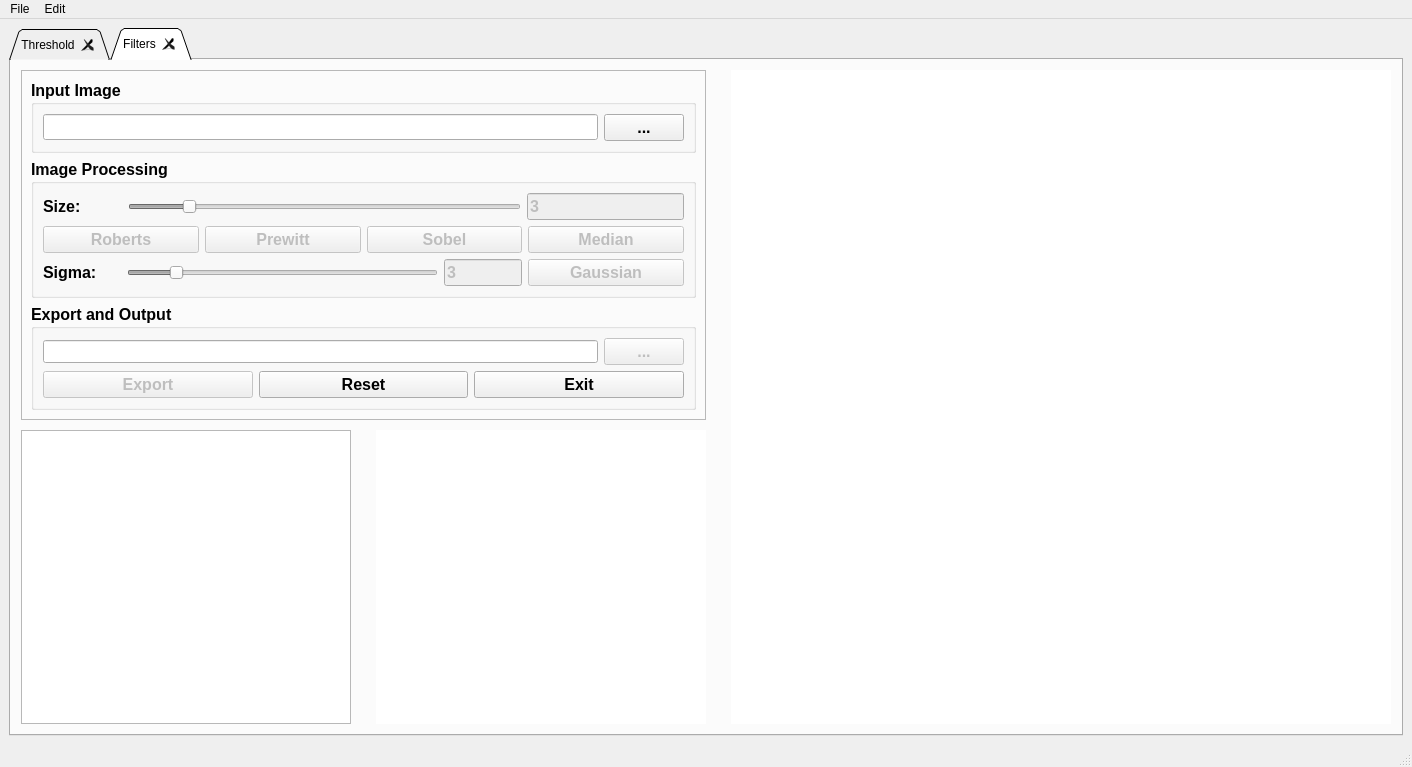
<?xml version="1.0" encoding="UTF-8"?>
<ui version="4.0">
 <class>MainWindow</class>
 <widget class="QMainWindow" name="MainWindow">
  <property name="geometry">
   <rect>
    <x>0</x>
    <y>0</y>
    <width>1412</width>
    <height>767</height>
   </rect>
  </property>
  <property name="windowTitle">
   <string>MainWindow</string>
  </property>
  <widget class="QWidget" name="centralwidget">
   <layout class="QGridLayout" name="gridLayout">
    <item row="0" column="0">
     <widget class="QTabWidget" name="tabWidget">
      <property name="tabShape">
       <enum>QTabWidget::Triangular</enum>
      </property>
      <property name="currentIndex">
       <number>1</number>
      </property>
      <property name="iconSize">
       <size>
        <width>20</width>
        <height>20</height>
       </size>
      </property>
      <property name="tabsClosable">
       <bool>true</bool>
      </property>
      <property name="movable">
       <bool>true</bool>
      </property>
      <widget class="QWidget" name="tab_threshold">
       <attribute name="title">
        <string>Threshold</string>
       </attribute>
       <layout class="QGridLayout" name="tab_threshold_layout" rowstretch="1,1" columnstretch="2,3,4">
        <property name="leftMargin">
         <number>10</number>
        </property>
        <property name="topMargin">
         <number>10</number>
        </property>
        <property name="rightMargin">
         <number>10</number>
        </property>
        <property name="bottomMargin">
         <number>10</number>
        </property>
        <property name="spacing">
         <number>10</number>
        </property>
        <item row="0" column="0" colspan="2">
         <widget class="QFrame" name="frame">
          <property name="frameShape">
           <enum>QFrame::StyledPanel</enum>
          </property>
          <property name="frameShadow">
           <enum>QFrame::Raised</enum>
          </property>
          <layout class="QVBoxLayout" name="verticalLayout_3">
           <item>
            <widget class="QGroupBox" name="groupBox">
             <property name="font">
              <font>
               <pointsize>12</pointsize>
               <weight>75</weight>
               <bold>true</bold>
              </font>
             </property>
             <property name="title">
              <string>Input Image</string>
             </property>
             <layout class="QHBoxLayout" name="horizontalLayout_6">
              <item>
               <layout class="QHBoxLayout" name="horizontalLayout_5">
                <item>
                 <widget class="QLineEdit" name="line_edit_input_path">
                  <property name="font">
                   <font>
                    <pointsize>11</pointsize>
                    <weight>50</weight>
                    <bold>false</bold>
                   </font>
                  </property>
                  <property name="readOnly">
                   <bool>true</bool>
                  </property>
                 </widget>
                </item>
                <item>
                 <widget class="QPushButton" name="pushbutton_input_path_browser">
                  <property name="text">
                   <string>...</string>
                  </property>
                 </widget>
                </item>
               </layout>
              </item>
             </layout>
            </widget>
           </item>
           <item>
            <widget class="QGroupBox" name="groupBox_2">
             <property name="font">
              <font>
               <pointsize>12</pointsize>
               <weight>75</weight>
               <bold>true</bold>
              </font>
             </property>
             <property name="title">
              <string>Image Processing</string>
             </property>
             <layout class="QVBoxLayout" name="verticalLayout">
              <item>
               <layout class="QHBoxLayout" name="horizontalLayout_4" stretch="5,1">
                <item>
                 <widget class="QSlider" name="slider_threshold">
                  <property name="enabled">
                   <bool>false</bool>
                  </property>
                  <property name="maximum">
                   <number>255</number>
                  </property>
                  <property name="value">
                   <number>50</number>
                  </property>
                  <property name="orientation">
                   <enum>Qt::Horizontal</enum>
                  </property>
                 </widget>
                </item>
                <item>
                 <widget class="QLineEdit" name="line_edit_threshold">
                  <property name="enabled">
                   <bool>false</bool>
                  </property>
                  <property name="text">
                   <string>50</string>
                  </property>
                 </widget>
                </item>
               </layout>
              </item>
              <item>
               <layout class="QHBoxLayout" name="horizontalLayout_3">
                <item>
                 <widget class="QPushButton" name="pushbutton_otsu">
                  <property name="enabled">
                   <bool>false</bool>
                  </property>
                  <property name="text">
                   <string>Otsu</string>
                  </property>
                 </widget>
                </item>
                <item>
                 <widget class="QPushButton" name="pushbutton_entropy">
                  <property name="enabled">
                   <bool>false</bool>
                  </property>
                  <property name="text">
                   <string>Entropy</string>
                  </property>
                 </widget>
                </item>
               </layout>
              </item>
             </layout>
            </widget>
           </item>
           <item>
            <widget class="QGroupBox" name="groupBox_3">
             <property name="font">
              <font>
               <pointsize>12</pointsize>
               <weight>75</weight>
               <bold>true</bold>
              </font>
             </property>
             <property name="title">
              <string>Export and Output</string>
             </property>
             <layout class="QVBoxLayout" name="verticalLayout_2">
              <item>
               <layout class="QHBoxLayout" name="horizontalLayout_2" stretch="0,0">
                <item>
                 <widget class="QLineEdit" name="line_edit_export_path">
                  <property name="font">
                   <font>
                    <pointsize>10</pointsize>
                    <weight>50</weight>
                    <bold>false</bold>
                   </font>
                  </property>
                  <property name="readOnly">
                   <bool>true</bool>
                  </property>
                 </widget>
                </item>
                <item>
                 <widget class="QPushButton" name="pushbutton_export_path_browser">
                  <property name="enabled">
                   <bool>false</bool>
                  </property>
                  <property name="text">
                   <string>...</string>
                  </property>
                 </widget>
                </item>
               </layout>
              </item>
              <item>
               <layout class="QHBoxLayout" name="horizontalLayout">
                <item>
                 <widget class="QPushButton" name="pushbutton_export">
                  <property name="enabled">
                   <bool>false</bool>
                  </property>
                  <property name="text">
                   <string>Export</string>
                  </property>
                 </widget>
                </item>
                <item>
                 <widget class="QPushButton" name="pushbutton_reset">
                  <property name="text">
                   <string>Reset</string>
                  </property>
                 </widget>
                </item>
                <item>
                 <widget class="QPushButton" name="pushbutton_exit">
                  <property name="text">
                   <string>Exit</string>
                  </property>
                 </widget>
                </item>
               </layout>
              </item>
             </layout>
            </widget>
           </item>
          </layout>
         </widget>
        </item>
        <item row="1" column="0">
         <widget class="QGraphicsView" name="graphics_view_source_image">
          <property name="whatsThis">
           <string>&lt;html&gt;&lt;head/&gt;&lt;body&gt;&lt;p&gt;Source image&lt;/p&gt;&lt;/body&gt;&lt;/html&gt;</string>
          </property>
          <property name="frameShape">
           <enum>QFrame::NoFrame</enum>
          </property>
          <property name="lineWidth">
           <number>1</number>
          </property>
         </widget>
        </item>
        <item row="1" column="1">
         <widget class="QChartView" name="graphics_view_histgram">
          <property name="sizePolicy">
           <sizepolicy hsizetype="Ignored" vsizetype="Ignored">
            <horstretch>0</horstretch>
            <verstretch>0</verstretch>
           </sizepolicy>
          </property>
          <property name="whatsThis">
           <string>&lt;html&gt;&lt;head/&gt;&lt;body&gt;&lt;p&gt;Histgram&lt;/p&gt;&lt;/body&gt;&lt;/html&gt;</string>
          </property>
          <property name="frameShape">
           <enum>QFrame::StyledPanel</enum>
          </property>
          <property name="frameShadow">
           <enum>QFrame::Raised</enum>
          </property>
          <property name="backgroundBrush">
           <brush brushstyle="SolidPattern">
            <color alpha="255">
             <red>255</red>
             <green>252</green>
             <blue>255</blue>
            </color>
           </brush>
          </property>
          <property name="foregroundBrush">
           <brush brushstyle="NoBrush">
            <color alpha="255">
             <red>255</red>
             <green>255</green>
             <blue>255</blue>
            </color>
           </brush>
          </property>
         </widget>
        </item>
        <item row="0" column="2" rowspan="2">
         <widget class="QGraphicsView" name="graphics_view_binary_image">
          <property name="whatsThis">
           <string>&lt;html&gt;&lt;head/&gt;&lt;body&gt;&lt;p&gt;Binary image generated by threshold segmentation, Otsu or max-Entropy methods.&lt;/p&gt;&lt;/body&gt;&lt;/html&gt;</string>
          </property>
          <property name="frameShape">
           <enum>QFrame::NoFrame</enum>
          </property>
         </widget>
        </item>
       </layout>
      </widget>
      <widget class="QWidget" name="Filters">
       <attribute name="title">
        <string>Filters</string>
       </attribute>
       <layout class="QGridLayout" name="gridLayout_2" columnstretch="2,2,4">
        <property name="leftMargin">
         <number>10</number>
        </property>
        <property name="topMargin">
         <number>10</number>
        </property>
        <property name="rightMargin">
         <number>10</number>
        </property>
        <property name="bottomMargin">
         <number>10</number>
        </property>
        <property name="horizontalSpacing">
         <number>25</number>
        </property>
        <property name="verticalSpacing">
         <number>10</number>
        </property>
        <item row="0" column="0" colspan="2">
         <widget class="QFrame" name="frame_2">
          <property name="frameShape">
           <enum>QFrame::StyledPanel</enum>
          </property>
          <property name="frameShadow">
           <enum>QFrame::Raised</enum>
          </property>
          <layout class="QVBoxLayout" name="verticalLayout_13">
           <item>
            <widget class="QGroupBox" name="groupBox_13">
             <property name="font">
              <font>
               <pointsize>12</pointsize>
               <weight>75</weight>
               <bold>true</bold>
              </font>
             </property>
             <property name="title">
              <string>Input Image</string>
             </property>
             <layout class="QHBoxLayout" name="horizontalLayout_25">
              <item>
               <layout class="QHBoxLayout" name="horizontalLayout_26">
                <item>
                 <widget class="QLineEdit" name="line_edit_input_path2">
                  <property name="font">
                   <font>
                    <pointsize>11</pointsize>
                    <weight>50</weight>
                    <bold>false</bold>
                   </font>
                  </property>
                  <property name="readOnly">
                   <bool>true</bool>
                  </property>
                 </widget>
                </item>
                <item>
                 <widget class="QPushButton" name="pushbutton_input_path_browser2">
                  <property name="text">
                   <string>...</string>
                  </property>
                 </widget>
                </item>
               </layout>
              </item>
             </layout>
            </widget>
           </item>
           <item>
            <widget class="QGroupBox" name="groupBox_14">
             <property name="font">
              <font>
               <pointsize>12</pointsize>
               <weight>75</weight>
               <bold>true</bold>
              </font>
             </property>
             <property name="title">
              <string>Image Processing</string>
             </property>
             <layout class="QVBoxLayout" name="verticalLayout_14">
              <item>
               <layout class="QHBoxLayout" name="horizontalLayout_27" stretch="1,5,2">
                <item>
                 <widget class="QLabel" name="label_filter_size">
                  <property name="text">
                   <string>Size:</string>
                  </property>
                 </widget>
                </item>
                <item>
                 <widget class="QSlider" name="slider_filter_size">
                  <property name="enabled">
                   <bool>false</bool>
                  </property>
                  <property name="minimum">
                   <number>1</number>
                  </property>
                  <property name="maximum">
                   <number>15</number>
                  </property>
                  <property name="singleStep">
                   <number>2</number>
                  </property>
                  <property name="value">
                   <number>3</number>
                  </property>
                  <property name="orientation">
                   <enum>Qt::Horizontal</enum>
                  </property>
                 </widget>
                </item>
                <item>
                 <widget class="QLineEdit" name="line_edit_filte_size">
                  <property name="enabled">
                   <bool>false</bool>
                  </property>
                  <property name="text">
                   <string>3</string>
                  </property>
                  <property name="maxLength">
                   <number>15</number>
                  </property>
                  <property name="cursorPosition">
                   <number>1</number>
                  </property>
                 </widget>
                </item>
               </layout>
              </item>
              <item>
               <layout class="QHBoxLayout" name="horizontalLayout_28" stretch="0,0,0,0">
                <item>
                 <widget class="QPushButton" name="pushbutton_roberts">
                  <property name="enabled">
                   <bool>false</bool>
                  </property>
                  <property name="text">
                   <string>Roberts</string>
                  </property>
                 </widget>
                </item>
                <item>
                 <widget class="QPushButton" name="pushbutton_prewitt">
                  <property name="enabled">
                   <bool>false</bool>
                  </property>
                  <property name="text">
                   <string>Prewitt</string>
                  </property>
                 </widget>
                </item>
                <item>
                 <widget class="QPushButton" name="pushbutton_sobel">
                  <property name="enabled">
                   <bool>false</bool>
                  </property>
                  <property name="text">
                   <string>Sobel</string>
                  </property>
                 </widget>
                </item>
                <item>
                 <widget class="QPushButton" name="pushbutton_median">
                  <property name="enabled">
                   <bool>false</bool>
                  </property>
                  <property name="text">
                   <string>Median</string>
                  </property>
                 </widget>
                </item>
               </layout>
              </item>
              <item>
               <layout class="QHBoxLayout" name="horizontalLayout_31" stretch="1,4,1,2">
                <item>
                 <widget class="QLabel" name="label_gaussian_sigma">
                  <property name="text">
                   <string>Sigma:</string>
                  </property>
                 </widget>
                </item>
                <item>
                 <widget class="QSlider" name="slider_gaussian_sigma">
                  <property name="enabled">
                   <bool>false</bool>
                  </property>
                  <property name="minimum">
                   <number>1</number>
                  </property>
                  <property name="maximum">
                   <number>15</number>
                  </property>
                  <property name="singleStep">
                   <number>2</number>
                  </property>
                  <property name="value">
                   <number>3</number>
                  </property>
                  <property name="orientation">
                   <enum>Qt::Horizontal</enum>
                  </property>
                 </widget>
                </item>
                <item>
                 <widget class="QLineEdit" name="line_edit_filte_size_2">
                  <property name="enabled">
                   <bool>false</bool>
                  </property>
                  <property name="text">
                   <string>3</string>
                  </property>
                  <property name="maxLength">
                   <number>15</number>
                  </property>
                  <property name="cursorPosition">
                   <number>1</number>
                  </property>
                 </widget>
                </item>
                <item>
                 <widget class="QPushButton" name="pushbutton_gaussian_sigma">
                  <property name="enabled">
                   <bool>false</bool>
                  </property>
                  <property name="text">
                   <string>Gaussian</string>
                  </property>
                 </widget>
                </item>
               </layout>
              </item>
             </layout>
            </widget>
           </item>
           <item>
            <widget class="QGroupBox" name="groupBox_15">
             <property name="font">
              <font>
               <pointsize>12</pointsize>
               <weight>75</weight>
               <bold>true</bold>
              </font>
             </property>
             <property name="title">
              <string>Export and Output</string>
             </property>
             <layout class="QVBoxLayout" name="verticalLayout_15">
              <item>
               <layout class="QHBoxLayout" name="horizontalLayout_29" stretch="0,0">
                <item>
                 <widget class="QLineEdit" name="line_edit_export_path2">
                  <property name="font">
                   <font>
                    <pointsize>10</pointsize>
                    <weight>50</weight>
                    <bold>false</bold>
                   </font>
                  </property>
                  <property name="readOnly">
                   <bool>true</bool>
                  </property>
                 </widget>
                </item>
                <item>
                 <widget class="QPushButton" name="pushbutton_export_path_browser2">
                  <property name="enabled">
                   <bool>false</bool>
                  </property>
                  <property name="text">
                   <string>...</string>
                  </property>
                 </widget>
                </item>
               </layout>
              </item>
              <item>
               <layout class="QHBoxLayout" name="horizontalLayout_30">
                <item>
                 <widget class="QPushButton" name="pushbutton_export2">
                  <property name="enabled">
                   <bool>false</bool>
                  </property>
                  <property name="text">
                   <string>Export</string>
                  </property>
                 </widget>
                </item>
                <item>
                 <widget class="QPushButton" name="pushbutton_reset2">
                  <property name="text">
                   <string>Reset</string>
                  </property>
                 </widget>
                </item>
                <item>
                 <widget class="QPushButton" name="pushbutton_exit_5">
                  <property name="text">
                   <string>Exit</string>
                  </property>
                 </widget>
                </item>
               </layout>
              </item>
             </layout>
            </widget>
           </item>
          </layout>
         </widget>
        </item>
        <item row="0" column="2" rowspan="2">
         <widget class="QGraphicsView" name="graphics_view_filter_image">
          <property name="whatsThis">
           <string>&lt;html&gt;&lt;head/&gt;&lt;body&gt;&lt;p&gt;Binary image generated by threshold segmentation, Otsu or max-Entropy methods.&lt;/p&gt;&lt;/body&gt;&lt;/html&gt;</string>
          </property>
          <property name="frameShape">
           <enum>QFrame::NoFrame</enum>
          </property>
         </widget>
        </item>
        <item row="1" column="0">
         <widget class="QChartView" name="graphics_view_source_image2">
          <property name="sizePolicy">
           <sizepolicy hsizetype="Ignored" vsizetype="Ignored">
            <horstretch>0</horstretch>
            <verstretch>0</verstretch>
           </sizepolicy>
          </property>
          <property name="whatsThis">
           <string>&lt;html&gt;&lt;head/&gt;&lt;body&gt;&lt;p&gt;Histgram&lt;/p&gt;&lt;/body&gt;&lt;/html&gt;</string>
          </property>
          <property name="frameShape">
           <enum>QFrame::StyledPanel</enum>
          </property>
          <property name="frameShadow">
           <enum>QFrame::Raised</enum>
          </property>
          <property name="backgroundBrush">
           <brush brushstyle="SolidPattern">
            <color alpha="255">
             <red>255</red>
             <green>252</green>
             <blue>255</blue>
            </color>
           </brush>
          </property>
          <property name="foregroundBrush">
           <brush brushstyle="NoBrush">
            <color alpha="255">
             <red>255</red>
             <green>255</green>
             <blue>255</blue>
            </color>
           </brush>
          </property>
         </widget>
        </item>
        <item row="1" column="1">
         <widget class="QTableWidget" name="table_filter">
          <property name="frameShape">
           <enum>QFrame::NoFrame</enum>
          </property>
         </widget>
        </item>
       </layout>
      </widget>
     </widget>
    </item>
   </layout>
  </widget>
  <widget class="QMenuBar" name="menubar">
   <property name="geometry">
    <rect>
     <x>0</x>
     <y>0</y>
     <width>1412</width>
     <height>26</height>
    </rect>
   </property>
   <property name="font">
    <font>
     <pointsize>9</pointsize>
    </font>
   </property>
   <property name="nativeMenuBar">
    <bool>true</bool>
   </property>
   <widget class="QMenu" name="menuFile">
    <property name="title">
     <string>File</string>
    </property>
    <addaction name="actionNew"/>
    <addaction name="actionOpen"/>
    <addaction name="separator"/>
    <addaction name="actionClose_2"/>
   </widget>
   <widget class="QMenu" name="menuEdit">
    <property name="title">
     <string>Edit</string>
    </property>
    <addaction name="actionReset"/>
   </widget>
   <addaction name="menuFile"/>
   <addaction name="menuEdit"/>
  </widget>
  <widget class="QStatusBar" name="statusbar"/>
  <action name="actionNew">
   <property name="text">
    <string>New...</string>
   </property>
   <property name="shortcut">
    <string/>
   </property>
  </action>
  <action name="actionOpen">
   <property name="text">
    <string>Open...</string>
   </property>
  </action>
  <action name="actionReset">
   <property name="text">
    <string>Reset</string>
   </property>
  </action>
  <action name="actionClose">
   <property name="text">
    <string>Close...</string>
   </property>
  </action>
  <action name="actionClose_2">
   <property name="text">
    <string>Close...</string>
   </property>
  </action>
 </widget>
 <customwidgets>
  <customwidget>
   <class>QChartView</class>
   <extends>QGraphicsView</extends>
   <header>PyQt5.QtChart</header>
  </customwidget>
 </customwidgets>
 <resources/>
 <connections/>
</ui>
